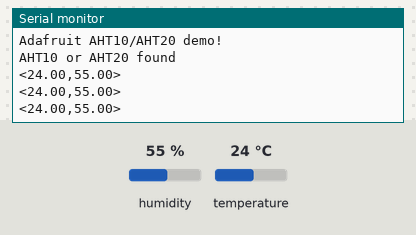
Simulated run of this sketch. Board: Arduino Uno, built with avr-gcc and run on an emulated ATmega328P. Shown: the last lines printed to the serial monitor. Inputs (shaded band) come from the test bench; at power-on: humidity 55 %, temperature 24 °C.

Above: at 1.4 s.
1.5 s: humidity set to 22 %
At 2.3 s:
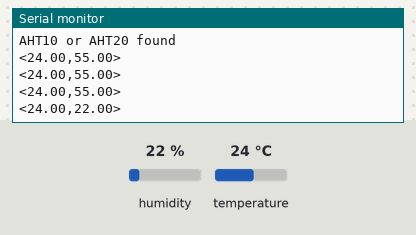
3.0 s: temperature set to 12 °C
At 3.5 s:
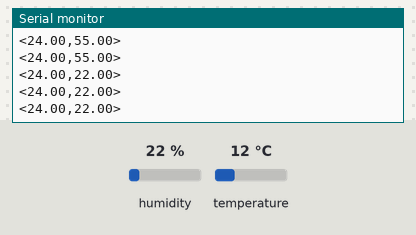
4.5 s: humidity set to 40 %
At 5.2 s:
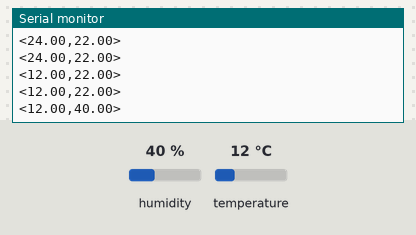
Timing chart, 0 to 7.5 s (numbered marks = the images above; inputs shaded):
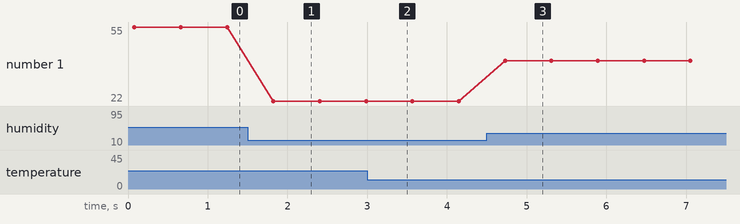

The sketch:

dht22.ino
```cpp
#include <Adafruit_AHTX0.h>

Adafruit_AHTX0 aht;

void setup() {
  Serial.begin(9600);
  Serial.println("Adafruit AHT10/AHT20 demo!");

  if (! aht.begin()) {
    Serial.println("Could not find AHT? Check wiring");
    while (1) delay(10);
  }
  Serial.println("AHT10 or AHT20 found");
}

void loop() {
  sensors_event_t humidity, temp;
  aht.getEvent(&humidity, &temp);// populate temp and humidity objects with fresh data
  Serial.print("<");
  Serial.print(temp.temperature);
  Serial.print(",");
  Serial.print(humidity.relative_humidity);
  Serial.println(">");


  delay(500);
}
```

Measured:
- after the input at 1.5 s, the serial monitor: prints a new line after 0.32 s (image 1)
- after the input at 4.5 s, the serial monitor: prints a new line after 0.23 s (image 3)
- plotted number 1: 55 → 22 after the input at 1.5 s, 22 → 40 after the input at 4.5 s
